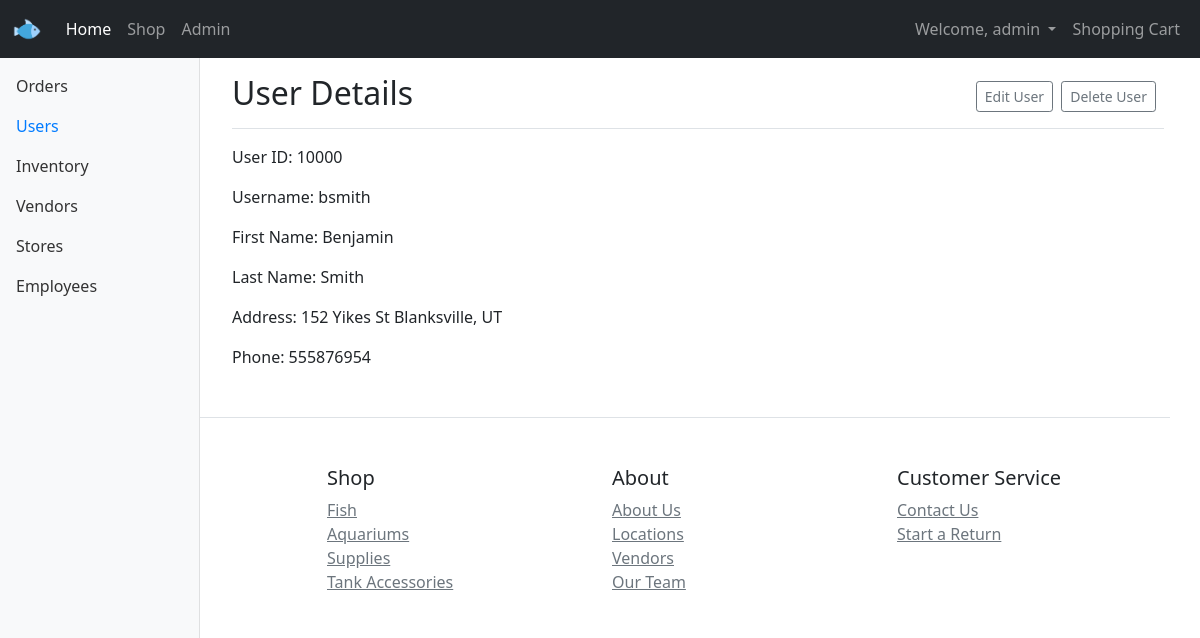
/pages/user-details.php?uid=10000 (signed in), run on the app's committed database.
### tables this page shows
CREATE TABLE `user_table` (
  `username` varchar(128) NOT NULL,
  `user_id` varchar(100) NOT NULL,
  `first_name` text NOT NULL,
  `last_name` text NOT NULL,
  `address` varchar(100) NOT NULL,
  `phone_number` bigint(20) NOT NULL,
  `password` varchar(128) NOT NULL,
  `user_role` text NOT NULL
);

### pages/user-details.php (the view, shortened to what this page needs)
<?php
include('header.php');
require_once 'config.php';
?>
<div class="container-fluid">
      <nav id="sidebarMenu" class="col-md-3 col-lg-2 d-md-block bg-light sidebar collapse">
        <div class="position-sticky pt-3">
          <ul class="nav flex-column">
            <li class="nav-item">
              <a class="nav-link" href="admin.php#orders">
                Orders
              </a>
            </li>
            <li class="nav-item">
              <a class="nav-link active" href="admin.php#users">
                Users
              </a>
            </li>
            <li class="nav-item">
              <a class="nav-link" href="admin.php#inventory">
                Inventory
              </a>
            </li>
            <li class="nav-item">
              <a class="nav-link" href="admin.php#vendors">
                Vendors
              </a>
            </li>
            <li class="nav-item">
              <a class="nav-link" href="admin.php#stores">
                Stores
              </a>
            </li>
            <li class="nav-item">
              <a class="nav-link" href="admin.php#employees">
                Employees
              </a>
            </li>
          </ul>
        </div>
      </nav>
<?php
$conn = new mysqli($hn, $un, $pw, $db);
if(isset($_GET['uid'])) {
$id = $_GET['uid'];
$query = "SELECT * FROM user_table where user_id='$id' ";
$result = $conn->query($query);
$row = $result->fetch_array(MYSQLI_ASSOC);
echo <<<_END
		<main class="col-md-9 ms-sm-auto col-lg-10 px-md-4">
			<div class="d-flex justify-content-between flex-wrap flex-md-nowrap align-items-center pt-3 pb-2 mb-3 border-bottom">
				<h2>User Details</h2>
				<div class="btn-toolbar mb-2 mb-md-0">
          <div class="btn-group me-2">
            <a href="edit-user.php?id=$row[user_id]" class="btn btn-sm btn-outline-secondary">Edit User</a>
          </div>
          <div class="btn-group me-2">
            <form action="delete.php" method="post">
              <input type="hidden" name="delete" value="yes">
              <input type="hidden" name="id" value="$row[user_id]">
              <input type="submit" class="btn btn-sm btn-outline-secondary" value="Delete User">
            </form>
          </div>
				</div>
			</div>
			<p>User ID: $row[user_id]</p>
			<p>Username: $row[username]</p>
			<p>First Name: $row[first_name]</p>
			<p>Last Name: $row[last_name]</p>
			<p>Address: $row[address]</p>
			<p>Phone: $row[phone_number]</p>
    </main>
_END;
}
include('footer.php');
?>
</body>
</html>

### styles/theme.css (style rules this page uses)
.sidebar { position: fixed; top: 0; bottom: 0; left: 0; z-index: 100; padding: 50px 0 0; box-shadow: inset -1px 0 0 rgba(0, 0, 0, .1); }
.sidebar .nav-link { font-weight: 500; color: #333; }
.sidebar .nav-link.active { color: #007bff; }

### data on the page
user_table: user_id "10000", username "bsmith", first_name "Benjamin", last_name "Smith", address "152 Yikes St Blanksville, UT", phone_number "555876954"

### other printed values
$username "admin"
